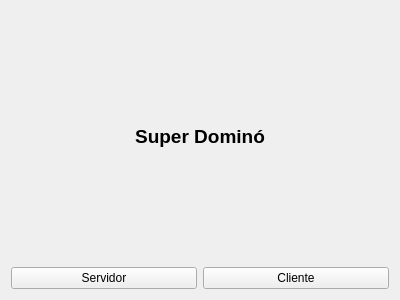
<?xml version="1.0" encoding="UTF-8"?>
<ui version="4.0">
 <class>InitialForm</class>
 <widget class="QWidget" name="InitialForm">
  <property name="geometry">
   <rect>
    <x>0</x>
    <y>0</y>
    <width>400</width>
    <height>300</height>
   </rect>
  </property>
  <property name="windowTitle">
   <string>Form</string>
  </property>
  <layout class="QGridLayout" name="gridLayout_2">
   <item row="0" column="0">
    <layout class="QGridLayout" name="gridLayout">
     <item row="3" column="0">
      <widget class="QPushButton" name="servidor">
       <property name="text">
        <string>Servidor</string>
       </property>
      </widget>
     </item>
     <item row="3" column="1">
      <widget class="QPushButton" name="cliente">
       <property name="text">
        <string>Cliente</string>
       </property>
      </widget>
     </item>
     <item row="2" column="0" colspan="2">
      <spacer name="verticalSpacer">
       <property name="orientation">
        <enum>Qt::Vertical</enum>
       </property>
       <property name="sizeHint" stdset="0">
        <size>
         <width>20</width>
         <height>40</height>
        </size>
       </property>
      </spacer>
     </item>
     <item row="1" column="0" colspan="2">
      <widget class="QLabel" name="label">
       <property name="font">
        <font>
         <pointsize>14</pointsize>
         <weight>75</weight>
         <bold>true</bold>
        </font>
       </property>
       <property name="text">
        <string>Super Dominó</string>
       </property>
       <property name="alignment">
        <set>Qt::AlignCenter</set>
       </property>
      </widget>
     </item>
     <item row="0" column="0" colspan="2">
      <spacer name="verticalSpacer_2">
       <property name="orientation">
        <enum>Qt::Vertical</enum>
       </property>
       <property name="sizeHint" stdset="0">
        <size>
         <width>20</width>
         <height>40</height>
        </size>
       </property>
      </spacer>
     </item>
    </layout>
   </item>
  </layout>
 </widget>
 <resources/>
 <connections/>
</ui>
